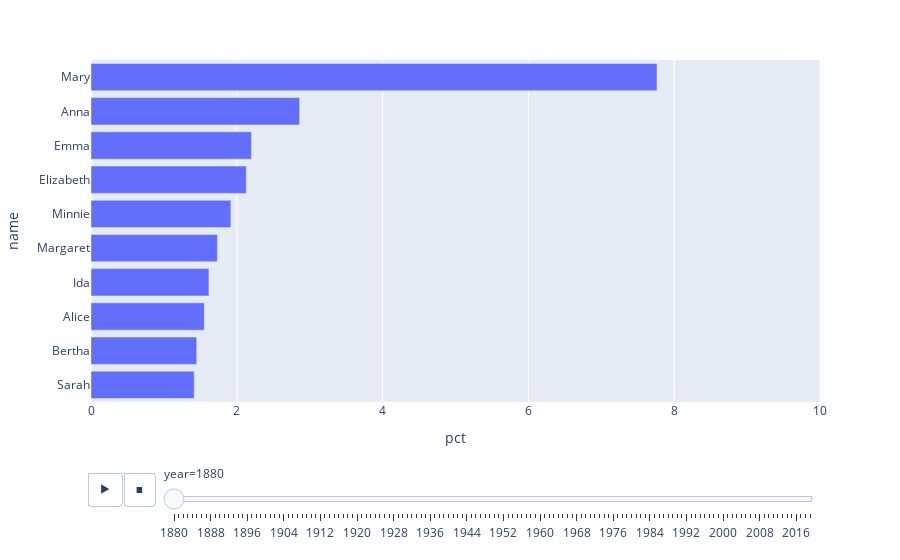

Notebook cell for this chart:
### Code cell
fig = px.bar(top_n_names_by_gender_year.query("gender=='F'"), x="pct", y="name", animation_frame="year", animation_group="name", orientation="h", range_x=[0,10])
fig.layout.updatemenus[0].buttons[0].args[1]["frame"]["duration"] = 200
fig.show()

### Figure 1 — Plotly figure (JSON) as saved in the notebook; plotly's stock layout.template omitted (floating-point values rounded to 4 significant figures)
{"data": [{"alignmentgroup": "True", "hovertemplate": "year=1880<br>pct=%{x}<br>name=%{y}<extra></extra>", "ids": ["Sarah", "Bertha", "Alice", "Ida", "Margaret", "Minnie", "Elizabeth", "Emma", "Anna", "Mary"], "legendgroup": "", "marker": {"color": "#636efa"}, "name": "", "offsetgroup": "", "orientation": "h", "showlegend": false, "textposition": "auto", "type": "bar", "x": [1.415, 1.451, 1.554, 1.618, 1.734, 1.919, 2.131, 2.201, 2.862, 7.764], "xaxis": "x", "y": ["Sarah", "Bertha", "Alice", "Ida", "Margaret", "Minnie", "Elizabeth", "Emma", "Anna", "Mary"], "yaxis": "y"}], "layout": {"barmode": "relative", "legend": {"tracegroupgap": 0}, "margin": {"t": 60}, "sliders": [{"active": 0, "currentvalue": {"prefix": "year="}, "len": 0.9, "pad": {"b": 10, "t": 60}, "steps": [{"args": [["1880"], {"frame": {"duration": 0, "redraw": true}, "fromcurrent": true, "mode": "immediate", "transition": {"duration": 0, "easing": "linear"}}], "label": "1880", "method": "animate"}, {"args": [["1881"], {"frame": {"duration": 0, "redraw": true}, "fromcurrent": true, "mode": "immediate", "transition": {"duration": 0, "easing": "linear"}}], "label": "1881", "method": "animate"}, {"args": [["1882"], {"frame": {"duration": 0, "redraw": true}, "fromcurrent": true, "mode": "immediate", "transition": {"duration": 0, "easing": "linear"}}], "label": "1882", "method": "animate"}, {"args": [["1883"], {"frame": {"duration": 0, "redraw": true}, "fromcurrent": true, "mode": "immediate", "transition": {"duration": 0, "easing": "linear"}}], "label": "1883", "method": "animate"}, {"args": [["1884"], {"frame": {"duration": 0, "redraw": true}, "fromcurrent": true, "mode": "immediate", "transition": {"duration": 0, "easing": "linear"}}], "label": "1884", "method": "animate"}, {"args": [["1885"], {"frame": {"duration": 0, "redraw": true}, "fromcurrent": true, "mode": "immediate", "transition": {"duration": 0, "easing": "linear"}}], "label": "1885", "method": "animate"}, {"args": [["1886"], {"frame": {"duration": 0, "redraw": true}, "fromcurrent": true, "mode": "immediate", "transition": {"duration": 0, "easing": "linear"}}], "label": "1886", "method": "animate"}, {"args": [["1887"], {"frame": {"duration": 0, "redraw": true}, "fromcurrent": true, "mode": "immediate", "transition": {"duration": 0, "easing": "linear"}}], "label": "1887", "method": "animate"}, {"args": [["1888"], {"frame": {"duration": 0, "redraw": true}, "fromcurrent": true, "mode": "immediate", "transition": {"duration": 0, "easing": "linear"}}], "label": "1888", "method": "animate"}, {"args": [["1889"], {"frame": {"duration": 0, "redraw": true}, "fromcurrent": true, "mode": "immediate", "transition": {"duration": 0, "easing": "linear"}}], "label": "1889", "method": "animate"}, {"args": [["1890"], {"frame": {"duration": 0, "redraw": true}, "fromcurrent": true, "mode": "immediate", "transition": {"duration": 0, "easing": "linear"}}], "label": "1890", "method": "animate"}, {"args": [["1891"], {"frame": {"duration": 0, "redraw": true}, "fromcurrent": true, "mode": "immediate", "transition": {"duration": 0, "easing": "linear"}}], "label": "1891", "method": "animate"}, {"args": [["1892"], {"frame": {"duration": 0, "redraw": true}, "fromcurrent": true, "mode": "immediate", "transition": {"duration": 0, "easing": "linear"}}], "label": "1892", "method": "animate"}, {"args": [["1893"], {"frame": {"duration": 0, "redraw": true}, "fromcurrent": true, "mode": "immediate", "transition": {"duration": 0, "easing": "linear"}}], "label": "1893", "method": "animate"}, {"args": [["1894"], {"frame": {"duration": 0, "redraw": true}, "fromcurrent": true, "mode": "immediate", "transition": {"duration": 0, "easing": "linear"}}], "label": "1894", "method": "animate"}, {"args": [["1895"], {"frame": {"duration": 0, "redraw": true}, "fromcurrent": true, "mode": "immediate", "transition": {"duration": 0, "easing": "linear"}}], "label": "1895", "method": "animate"}, {"args": [["1896"], {"frame": {"duration": 0, "redraw": true}, "fromcurrent": true, "mode": "immediate", "transition": {"duration": 0, "easing": "linear"}}], "label": "1896", "method": "animate"}, {"args": [["1897"], {"frame": {"duration": 0, "redraw": true}, "fromcurrent": true, "mode": "immediate", "transition": {"duration": 0, "easing": "linear"}}], "label": "1897", "method": "animate"}, {"args": [["1898"], {"frame": {"duration": 0, "redraw": true}, "fromcurrent": true, "mode": "immediate", "transition": {"duration": 0, "easing": "linear"}}], "label": "1898", "method": "animate"}, {"args": [["1899"], {"frame": {"duration": 0, "redraw": true}, "fromcurrent": true, "mode": "immediate", "transition": {"duration": 0, "easing": "linear"}}], "label": "1899", "method": "animate"}, {"args": [["1900"], {"frame": {"duration": 0, "redraw": true}, "fromcurrent": true, "mode": "immediate", "transition": {"duration": 0, "easing": "linear"}}], "label": "1900", "method": "animate"}, {"args": [["1901"], {"frame": {"duration": 0, "redraw": true}, "fromcurrent": true, "mode": "immediate", "transition": {"duration": 0, "easing": "linear"}}], "label": "1901", "method": "animate"}, {"args": [["1902"], {"frame": {"duration": 0, "redraw": true}, "fromcurrent": true, "mode": "immediate", "transition": {"duration": 0, "easing": "linear"}}], "label": "1902", "method": "animate"}, {"args": [["1903"], {"frame": {"duration": 0, "redraw": true}, "fromcurrent": true, "mode": "immediate", "transition": {"duration": 0, "easing": "linear"}}], "label": "1903", "method": "animate"}, {"args": [["1904"], {"frame": {"duration": 0, "redraw": true}, "fromcurrent": true, "mode": "immediate", "transition": {"duration": 0, "easing": "linear"}}], "label": "1904", "method": "animate"}, {"args": [["1905"], {"frame": {"duration": 0, "redraw": true}, "fromcurrent": true, "mode": "immediate", "transition": {"duration": 0, "easing": "linear"}}], "label": "1905", "method": "animate"}, {"args": [["1906"], {"frame": {"duration": 0, "redraw": true}, "fromcurrent": true, "mode": "immediate", "transition": {"duration": 0, "easing": "linear"}}], "label": "1906", "method": "animate"}, {"args": [["1907"], {"frame": {"duration": 0, "redraw": true}, "fromcurrent": true, "mode": "immediate", "transition": {"duration": 0, "easing": "linear"}}], "label": "1907", "method": "animate"}, {"args": [["1908"], {"frame": {"duration": 0, "redraw": true}, "fromcurrent": true, "mode": "immediate", "transition": {"duration": 0, "easing": "linear"}}], "label": "1908", "method": "animate"}, {"args": [["1909"], {"frame": {"duration": 0, "redraw": true}, "fromcurrent": true, "mode": "immediate", "transition": {"duration": 0, "easing": "linear"}}], "label": "1909", "method": "animate"}, {"args": [["1910"], {"frame": {"duration": 0, "redraw": true}, "fromcurrent": true, "mode": "immediate", "transition": {"duration": 0, "easing": "linear"}}], "label": "1910", "method": "animate"}, {"args": [["1911"], {"frame": {"duration": 0, "redraw": true}, "fromcurrent": true, "mode": "immediate", "transition": {"duration": 0, "easing": "linear"}}], "label": "1911", "method": "animate"}, {"args": [["1912"], {"frame": {"duration": 0, "redraw": true}, "fromcurrent": true, "mode": "immediate", "transition": {"duration": 0, "easing": "linear"}}], "label": "1912", "method": "animate"}, {"args": [["1913"], {"frame": {"duration": 0, "redraw": true}, "fromcurrent": true, "mode": "immediate", "transition": {"duration": 0, "easing": "linear"}}], "label": "1913", "method": "animate"}, {"args": [["1914"], {"frame": {"duration": 0, "redraw": true}, "fromcurrent": true, "mode": "immediate", "transition": {"duration": 0, "easing": "linear"}}], "label": "1914", "method": "animate"}, {"args": [["1915"], {"frame": {"duration": 0, "redraw": true}, "fromcurrent": true, "mode": "immediate", "transition": {"duration": 0, "easing": "linear"}}], "label": "1915", "method": "animate"}, {"args": [["1916"], {"frame": {"duration": 0, "redraw": true}, "fromcurrent": true, "mode": "immediate", "transition": {"duration": 0, "easing": "linear"}}], "label": "1916", "method": "animate"}, {"args": [["1917"], {"frame": {"duration": 0, "redraw": true}, "fromcurrent": true, "mode": "immediate", "transition": {"duration": 0, "easing": "linear"}}], "label": "1917", "method": "animate"}, {"args": [["1918"], {"frame": {"duration": 0, "redraw": true}, "fromcurrent": true, "mode": "immediate", "transition": {"duration": 0, "easing": "linear"}}], "label": "1918", "method": "animate"}, {"args": [["1919"], {"frame": {"duration": 0, "redraw": true}, "fromcurrent": true, "mode": "immediate", "transition": {"duration": 0, "easing": "linear"}}], "label": "1919", "method": "animate"}, {"args": [["1920"], {"frame": {"duration": 0, "redraw": true}, "fromcurrent": true, "mode": "immediate", "transition": {"duration": 0, "easing": "linear"}}], "label": "1920", "method": "animate"}, {"args": [["1921"], {"frame": {"duration": 0, "redraw": true}, "fromcurrent": true, "mode": "immediate", "transition": {"duration": 0, "easing": "linear"}}], "label": "1921", "method": "animate"}, {"args": [["1922"], {"frame": {"duration": 0, "redraw": true}, "fromcurrent": true, "mode": "immediate", "transition": {"duration": 0, "easing": "linear"}}], "label": "1922", "method": "animate"}, {"args": [["1923"], {"frame": {"duration": 0, "redraw": true}, "fromcurrent": true, "mode": "immediate", "transition": {"duration": 0, "easing": "linear"}}], "label": "1923", "method": "animate"}, {"args": [["1924"], {"frame": {"duration": 0, "redraw": true}, "fromcurrent": true, "mode": "immediate", "transition": {"duration": 0, "easing": "linear"}}], "label": "1924", "method": "animate"}, {"args": [["1925"], {"frame": {"duration": 0, "redraw": true}, "fromcurrent": true, "mode": "immediate", "transition": {"duration": 0, "easing": "linear"}}], "label": "1925", "method": "animate"}, {"args": [["1926"], {"frame": {"duration": 0, "redraw": true}, "fromcurrent": true, "mode": "immediate", "transition": {"duration": 0, "easing": "linear"}}], "label": "1926", "method": "animate"}, {"args": [["1927"], {"frame": {"duration": 0, "redraw": true}, "fromcurrent": true, "mode": "immediate", "transition": {"duration": 0, "easing": "linear"}}], "label": "1927", "method": "animate"}, {"args": [["1928"], {"frame": {"duration": 0, "redraw": true}, "fromcurrent": true, "mode": "immediate", "transition": {"duration": 0, "easing": "linear"}}], "label": "1928", "method": "animate"}, {"args": [["1929"], {"frame": {"duration": 0, "redraw": true}, "fromcurrent": true, "mode": "immediate", "transition": {"duration": 0, "easing": "linear"}}], "label": "1929", "method": "animate"}, {"args": [["1930"], {"frame": {"duration": 0, "redraw": true}, "fromcurrent": true, "mode": "immediate", "transition": {"duration": 0, "easing": "linear"}}], "label": "1930", "method": "animate"}, {"args": [["1931"], {"frame": {"duration": 0, "redraw": true}, "fromcurrent": true, "mode": "immediate", "transition": {"duration": 0, "easing": "linear"}}], "label": "1931", "method": "animate"}, {"args": [["1932"], {"frame": {"duration": 0, "redraw": true}, "fromcurrent": true, "mode": "immediate", "transition": {"duration": 0, "easing": "linear"}}], "label": "1932", "method": "animate"}, {"args": [["1933"], {"frame": {"duration": 0, "redraw": true}, "fromcurrent": true, "mode": "immediate", "transition": {"duration": 0, "easing": "linear"}}], "label": "1933", "method": "animate"}, {"args": [["1934"], {"frame": {"duration": 0, "redraw": true}, "fromcurrent": true, "mode": "immediate", "transition": {"duration": 0, "easing": "linear"}}], "label": "1934", "method": "animate"}, {"args": [["1935"], {"frame": {"duration": 0, "redraw": true}, "fromcurrent": true, "mode": "immediate", "transition": {"duration": 0, "easing": "linear"}}], "label": "1935", "method": "animate"}, {"args": [["1936"], {"frame": {"duration": 0, "redraw": true}, "fromcurrent": true, "mode": "immediate", "transition": {"duration": 0, "easing": "linear"}}], "label": "1936", "method": "animate"}, {"args": [["1937"], {"frame": {"duration": 0, "redraw": true}, "fromcurrent": true, "mode": "immediate", "transition": {"duration": 0, "easing": "linear"}}], "label": "1937", "method": "animate"}, {"args": [["1938"], {"frame": {"duration": 0, "redraw": true}, "fromcurrent": true, "mode": "immediate", "transition": {"duration": 0, "easing": "linear"}}], "label": "1938", "method": "animate"}, {"args": [["1939"], {"frame": {"duration": 0, "redraw": true}, "fromcurrent": true, "mode": "immediate", "transition": {"duration": 0, "easing": "linear"}}], "label": "1939", "method": "animate"}, {"args": [["1940"], {"frame": {"duration": 0, "redraw": true}, "fromcurrent": true, "mode": "immediate", "transition": {"duration": 0, "easing": "linear"}}], "label": "1940", "method": "animate"}, {"args": [["1941"], {"frame": {"duration": 0, "redraw": true}, "fromcurrent": true, "mode": "immediate", "transition": {"duration": 0, "easing": "linear"}}], "label": "1941", "method": "animate"}, {"args": [["1942"], {"frame": {"duration": 0, "redraw": true}, "fromcurrent": true, "mode": "immediate", "transition": {"duration": 0, "easing": "linear"}}], "label": "1942", "method": "animate"}, {"args": [["1943"], {"frame": {"duration": 0, "redraw": true}, "fromcurrent": true, "mode": "immediate", "transition": {"duration": 0, "easing": "linear"}}], "label": "1943", "method": "animate"}, {"args": [["1944"], {"frame": {"duration": 0, "redraw": true}, "fromcurrent": true, "mode": "immediate", "transition": {"duration": 0, "easing": "linear"}}], "label": "1944", "method": "animate"}, {"args": [["1945"], {"frame": {"duration": 0, "redraw": true}, "fromcurrent": true, "mode": "immediate", "transition": {"duration": 0, "easing": "linear"}}], "label": "1945", "method": "animate"}, {"args": [["1946"], {"frame": {"duration": 0, "redraw": true}, "fromcurrent": true, "mode": "immediate", "transition": {"duration": 0, "easing": "linear"}}], "label": "1946", "method": "animate"}, {"args": [["1947"], {"frame": {"duration": 0, "redraw": true}, "fromcurrent": true, "mode": "immediate", "transition": {"duration": 0, "easing": "linear"}}], "label": "1947", "method": "animate"}, {"args": [["1948"], {"frame": {"duration": 0, "redraw": true}, "fromcurrent": true, "mode": "immediate", "transition": {"duration": 0, "easing": "linear"}}], "label": "1948", "method": "animate"}, {"args": [["1949"], {"frame": {"duration": 0, "redraw": true}, "fromcurrent": true, "mode": "immediate", "transition": {"duration": 0, "easing": "linear"}}], "label": "1949", "method": "animate"}, {"args": [["1950"], {"frame": {"duration": 0, "redraw": true}, "fromcurrent": true, "mode": "immediate", "transition": {"duration": 0, "easing": "linear"}}], "label": "1950", "method": "animate"}, {"args": [["1951"], {"frame": {"duration": 0, "redraw": true}, "fromcurrent": true, "mode": "immediate", "transition": {"duration": 0, "easing": "linear"}}], "label": "1951", "method": "animate"}, {"args": [["1952"], {"frame": {"duration": 0, "redraw": true}, "fromcurrent": true, "mode": "immediate", "transition": {"duration": 0, "easing": "linear"}}], "label": "1952", "method": "animate"}, {"args": [["1953"], {"frame": {"duration": 0, "redraw": true}, "fromcurrent": true, "mode": "immediate", "transition": {"duration": 0, "easing": "linear"}}], "label": "1953", "method": "animate"}, {"args": [["1954"], {"frame": {"duration": 0, "redraw": true}, "fromcurrent": true, "mode": "immediate", "transition": {"duration": 0, "easing": "linear"}}], "label": "1954", "method": "animate"}, {"args": [["1955"], {"frame": {"duration": 0, "redraw": true}, "fromcurrent": true, "mode": "immediate", "transition": {"duration": 0, "easing": "linear"}}], "label": "1955", "method": "animate"}, {"args": [["1956"], {"frame": {"duration": 0, "redraw": true}, "fromcurrent": true, "mode": "immediate", "transition": {"duration": 0, "easing": "linear"}}], "label": "1956", "method": "animate"}, {"args": [["1957"], {"frame": {"duration": 0, "redraw": true}, "fromcurrent": true, "mode": "immediate", "transition": {"duration": 0, "easing": "linear"}}], "label": "1957", "method": "animate"}, {"args": [["1958"], {"frame": {"duration": 0, "redraw": true}, "fromcurrent": true, "mode": "immediate", "transition": {"duration": 0, "easing": "linear"}}], "label": "1958", "method": "animate"}, {"args": [["1959"], {"frame": {"duration": 0, "redraw": true}, "fromcurrent": true, "mode": "immediate", "transition": {"duration": 0, "easing": "linear"}}], "label": "1959", "method": "animate"}, {"args": [["1960"], {"frame": {"duration": 0, "redraw": true}, "fromcurrent": true, "mode": "immediate", "transition": {"duration": 0, "easing": "linear"}}], "label": "1960", "method": "animate"}, {"args": [["1961"], {"frame": {"duration": 0, "redraw": true}, "fromcurrent": true, "mode": "immediate", "transition": {"duration": 0, "easing": "linear"}}], "label": "1961", "method": "animate"}, {"args": [["1962"], {"frame": {"duration": 0, "redraw": true}, "fromcurrent": true, "mode": "immediate", "transition": {"duration": 0, "easing": "linear"}}], "label": "1962", "method": "animate"}, {"args": [["1963"], {"frame": {"duration": 0, "redraw": true}, "fromcurrent": true, "mode": "immediate", "transition": {"duration": 0, "easing": "linear"}}], "label": "1963", "method": "animate"}, {"args": [["1964"], {"frame": {"duration": 0, "redraw": true}, "fromcurrent": true, "mode": "immediate", "transition": {"duration": 0, "easing": "linear"}}], "label": "1964", "method": "animate"}, {"args": [["1965"], {"frame": {"duration": 0, "redraw": true}, "fromcurrent": true, "mode": "immediate", "transition": {"duration": 0, "easing": "linear"}}], "label": "1965", "method": "animate"}, {"args": [["1966"], {"frame": {"duration": 0, "redraw": true}, "fromcurrent": true, "mode": "immediate", "transition": {"duration": 0, "easing": "linear"}}], "label": "1966", "method": "animate"}, {"args": [["1967"], {"frame": {"duration": 0, "redraw": true}, "fromcurrent": true, "mode": "immediate", "transition": {"duration": 0, "easing": "linear"}}], "label": "1967", "method": "animate"}, {"args": [["1968"], {"frame": {"duration": 0, "redraw": true}, "fromcurrent": true, "mode": "immediate", "transition": {"duration": 0, "easing": "linear"}}], "label": "1968", "method": "animate"}, {"args": [["1969"], {"frame": {"duration": 0, "redraw": true}, "fromcurrent": true, "mode": "immediate", "transition": {"duration": 0, "easing": "linear"}}], "label": "1969", "method": "animate"}, {"args": [["1970"], {"frame": {"duration": 0, "redraw": true}, "fromcurrent": true, "mode": "immediate", "transition": {"duration": 0, "easing": "linear"}}], "label": "1970", "method": "animate"}, {"args": [["1971"], {"frame": {"duration": 0, "redraw": true}, "fromcurrent": true, "mode": "immediate", "transition": {"duration": 0, "easing": "linear"}}], "label": "1971", "method": "animate"}, {"args": [["1972"], {"frame": {"duration": 0, "redraw": true}, "fromcurrent": true, "mode": "immediate", "transition": {"duration": 0, "easing": "linear"}}], "label": "1972", "method": "animate"}, {"args": [["1973"], {"frame": {"duration": 0, "redraw": true}, "fromcurrent": true, "mode": "immediate", "transition": {"duration": 0, "easing": "linear"}}], "label": "1973", "method": "animate"}, {"args": [["1974"], {"frame": {"duration": 0, "redraw": true}, "fromcurrent": true, "mode": "immediate", "transition": {"duration": 0, "easing": "linear"}}], "label": "1974", "method": "animate"}, {"args": [["1975"], {"frame": {"duration": 0, "redraw": true}, "fromcurrent": true, "mode": "immediate", "transition": {"duration": 0, "easing": "linear"}}], "label": "1975", "method": "animate"}, {"args": [["1976"], {"frame": {"duration": 0, "redraw": true}, "fromcurrent": true, "mode": "immediate", "transition": {"duration": 0, "easing": "linear"}}], "label": "1976", "method": "animate"}, {"args": [["1977"], {"frame": {"duration": 0, "redraw": true}, "fromcurrent": true, "mode": "immediate", "transition": {"duration": 0, "easing": "linear"}}], "label": "1977", "method": "animate"}, {"args": [["1978"], {"frame": {"duration": 0, "redraw": true}, "fromcurrent": true, "mode": "immediate", "transition": {"duration": 0, "easing": "linear"}}], "label": "1978", "method": "animate"}, {"args": [["1979"], {"frame": {"duration": 0, "redraw": true}, "fromcurrent": true, "mode": "immediate", "transition": {"duration": 0, "easing": "linear"}}], "label": "1979", "method": "animate"}, {"args": [["1980"], {"frame": {"duration": 0, "redraw": true}, "fromcurrent": true, "mode": "immediate", "transition": {"duration": 0, "easing": "linear"}}], "label": "1980", "method": "animate"}, {"args": [["1981"], {"frame": {"duration": 0, "redraw": true}, "fromcurrent": true, "mode": "immediate", "transition": {"duration": 0, "easing": "linear"}}], "label": "1981", "method": "animate"}, {"args": [["1982"], {"frame": {"duration": 0, "redraw": true}, "fromcurrent": true, "mode": "immediate", "transition": {"duration": 0, "easing": "linear"}}], "label": "1982", "method": "animate"}, {"args": [["1983"], {"frame": {"duration": 0, "redraw": true}, "fromcurrent": true, "mode": "immediate", "transition": {"duration": 0, "easing": "linear"}}], "label": "1983", "method": "animate"}, {"args": [["1984"], {"frame": {"duration": 0, "redraw": true}, "fromcurrent": true, "mode": "immediate", "transition": {"duration": 0, "easing": "linear"}}], "label": "1984", "method": "animate"}, {"args": [["1985"], {"frame": {"duration": 0, "redraw": true}, "fromcurrent": true, "mode": "immediate", "transition": {"duration": 0, "easing": "linear"}}], "label": "1985", "method": "animate"}, {"args": [["1986"], {"frame": {"duration": 0, "redraw": true}, "fromcurrent": true, "mode": "immediate", "transition": {"duration": 0, "easing": "linear"}}], "label": "1986", "method": "animate"}, {"args": [["1987"], {"frame": {"duration": 0, "redraw": true}, "fromcurrent": true, "mode": "immediate", "transition": {"duration": 0, "easing": "linear"}}], "label": "1987", "method": "animate"}, {"args": [["1988"], {"frame": {"duration": 0, "redraw": true}, "fromcurrent": true, "mode": "immediate", "transition": {"duration": 0, "easing": "linear"}}], "label": "1988", "method": "animate"}, {"args": [["1989"], {"frame": {"duration": 0, "redraw": true}, "fromcurrent": true, "mode": "immediate", "transition": {"duration": 0, "easing": "linear"}}], "label": "1989", "method": "animate"}, {"args": [["1990"], {"frame": {"duration": 0, "redraw": true}, "fromcurrent": true, "mode": "immediate", "transition": {"duration": 0, "easing": "linear"}}], "label": "1990", "method": "animate"}, {"args": [["1991"], {"frame": {"duration": 0, "redraw": true}, "fromcurrent": true, "mode": "immediate", "transition": {"duration": 0, "easing": "linear"}}], "label": "1991", "method": "animate"}, {"args": [["1992"], {"frame": {"duration": 0, "redraw": true}, "fromcurrent": true, "mode": "immediate", "transition": {"duration": 0, "easing": "linear"}}], "label": "1992", "method": "animate"}, {"args": [["1993"], {"frame": {"duration": 0, "redraw": true}, "fromcurrent": true, "mode": "immediate", "transition": {"duration": 0, "easing": "linear"}}], "label": "1993", "method": "animate"}, {"args": [["1994"], {"frame": {"duration": 0, "redraw": true}, "fromcurrent": true, "mode": "immediate", "transition": {"duration": 0, "easing": "linear"}}], "label": "1994", "method": "animate"}, {"args": [["1995"], {"frame": {"duration": 0, "redraw": true}, "fromcurrent": true, "mode": "immediate", "transition": {"duration": 0, "easing": "linear"}}], "label": "1995", "method": "animate"}, {"args": [["1996"], {"frame": {"duration": 0, "redraw": true}, "fromcurrent": true, "mode": "immediate", "transition": {"duration": 0, "easing": "linear"}}], "label": "1996", "method": "animate"}, {"args": [["1997"], {"frame": {"duration": 0, "redraw": true}, "fromcurrent": true, "mode": "immediate", "transition": {"duration": 0, "easing": "linear"}}], "label": "1997", "method": "animate"}, {"args": [["1998"], {"frame": {"duration": 0, "redraw": true}, "fromcurrent": true, "mode": "immediate", "transition": {"duration": 0, "easing": "linear"}}], "label": "1998", "method": "animate"}, {"args": [["1999"], {"frame": {"duration": 0, "redraw": true}, "fromcurrent": true, "mode": "immediate", "transition": {"duration": 0, "easing": "linear"}}], "label": "1999", "method": "animate"}, {"args": [["2000"], {"frame": {"duration": 0, "redraw": true}, "fromcurrent": true, "mode": "immediate", "transition": {"duration": 0, "easing": "linear"}}], "label": "2000", "method": "animate"}, {"args": [["2001"], {"frame": {"duration": 0, "redraw": true}, "fromcurrent": true, "mode": "immediate", "transition": {"duration": 0, "easing": "linear"}}], "label": "2001", "method": "animate"}, {"args": [["2002"], {"frame": {"duration": 0, "redraw": true}, "fromcurrent": true, "mode": "immediate", "transition": {"duration": 0, "easing": "linear"}}], "label": "2002", "method": "animate"}, {"args": [["2003"], {"frame": {"duration": 0, "redraw": true}, "fromcurrent": true, "mode": "immediate", "transition": {"duration": 0, "easing": "linear"}}], "label": "2003", "method": "animate"}, {"args": [["2004"], {"frame": {"duration": 0, "redraw": true}, "fromcurrent": true, "mode": "immediate", "transition": {"duration": 0, "easing": "linear"}}], "label": "2004", "method": "animate"}, {"args": [["2005"], {"frame": {"duration": 0, "redraw": true}, "fromcurrent": true, "mode": "immediate", "transition": {"duration": 0, "easing": "linear"}}], "label": "2005", "method": "animate"}, {"args": [["2006"], {"frame": {"duration": 0, "redraw": true}, "fromcurrent": true, "mode": "immediate", "transition": {"duration": 0, "easing": "linear"}}], "label": "2006", "method": "animate"}, {"args": [["2007"], {"frame": {"duration": 0, "redraw": true}, "fromcurrent": true, "mode": "immediate", "transition": {"duration": 0, "easing": "linear"}}], "label": "2007", "method": "animate"}, {"args": [["2008"], {"frame": {"duration": 0, "redraw": true}, "fromcurrent": true, "mode": "immediate", "transition": {"duration": 0, "easing": "linear"}}], "label": "2008", "method": "animate"}, {"args": [["2009"], {"frame": {"duration": 0, "redraw": true}, "fromcurrent": true, "mode": "immediate", "transition": {"duration": 0, "easing": "linear"}}], "label": "2009", "method": "animate"}, {"args": [["2010"], {"frame": {"duration": 0, "redraw": true}, "fromcurrent": true, "mode": "immediate", "transition": {"duration": 0, "easing": "linear"}}], "label": "2010", "method": "animate"}, {"args": [["2011"], {"frame": {"duration": 0, "redraw": true}, "fromcurrent": true, "mode": "immediate", "transition": {"duration": 0, "easing": "linear"}}], "label": "2011", "method": "animate"}, {"args": [["2012"], {"frame": {"duration": 0, "redraw": true}, "fromcurrent": true, "mode": "immediate", "transition": {"duration": 0, "easing": "linear"}}], "label": "2012", "method": "animate"}, {"args": [["2013"], {"frame": {"duration": 0, "redraw": true}, "fromcurrent": true, "mode": "immediate", "transition": {"duration": 0, "easing": "linear"}}], "label": "2013", "method": "animate"}, {"args": [["2014"], {"frame": {"duration": 0, "redraw": true}, "fromcurrent": true, "mode": "immediate", "transition": {"duration": 0, "easing": "linear"}}], "label": "2014", "method": "animate"}, {"args": [["2015"], {"frame": {"duration": 0, "redraw": true}, "fromcurrent": true, "mode": "immediate", "transition": {"duration": 0, "easing": "linear"}}], "label": "2015", "method": "animate"}, {"args": [["2016"], {"frame": {"duration": 0, "redraw": true}, "fromcurrent": true, "mode": "immediate", "transition": {"duration": 0, "easing": "linear"}}], "label": "2016", "method": "animate"}, {"args": [["2017"], {"frame": {"duration": 0, "redraw": true}, "fromcurrent": true, "mode": "immediate", "transition": {"duration": 0, "easing": "linear"}}], "label": "2017", "method": "animate"}, {"args": [["2018"], {"frame": {"duration": 0, "redraw": true}, "fromcurrent": true, "mode": "immediate", "transition": {"duration": 0, "easing": "linear"}}], "label": "2018", "method": "animate"}, {"args": [["2019"], {"frame": {"duration": 0, "redraw": true}, "fromcurrent": true, "mode": "immediate", "transition": {"duration": 0, "easing": "linear"}}], "label": "2019", "method": "animate"}], "x": 0.1, "xanchor": "left", "y": 0, "yanchor": "top"}], "updatemenus": [{"buttons": [{"args": [null, {"frame": {"duration": 200, "redraw": true}, "fromcurrent": true, "mode": "immediate", "transition": {"duration": 500, "easing": "linear"}}], "label": "&#9654;", "method": "animate"}, {"args": [[null], {"frame": {"duration": 0, "redraw": true}, "fromcurrent": true, "mode": "immediate", "transition": {"duration": 0, "easing": "linear"}}], "label": "&#9724;", "method": "animate"}], "direction": "left", "pad": {"r": 10, "t": 70}, "showactive": false, "type": "buttons", "x": 0.1, "xanchor": "right", "y": 0, "yanchor": "top"}], "xaxis": {"anchor": "y", "domain": [0, 1], "range": [0, 10], "title": {"text": "pct"}}, "yaxis": {"anchor": "x", "domain": [0, 1], "title": {"text": "name"}}}}
